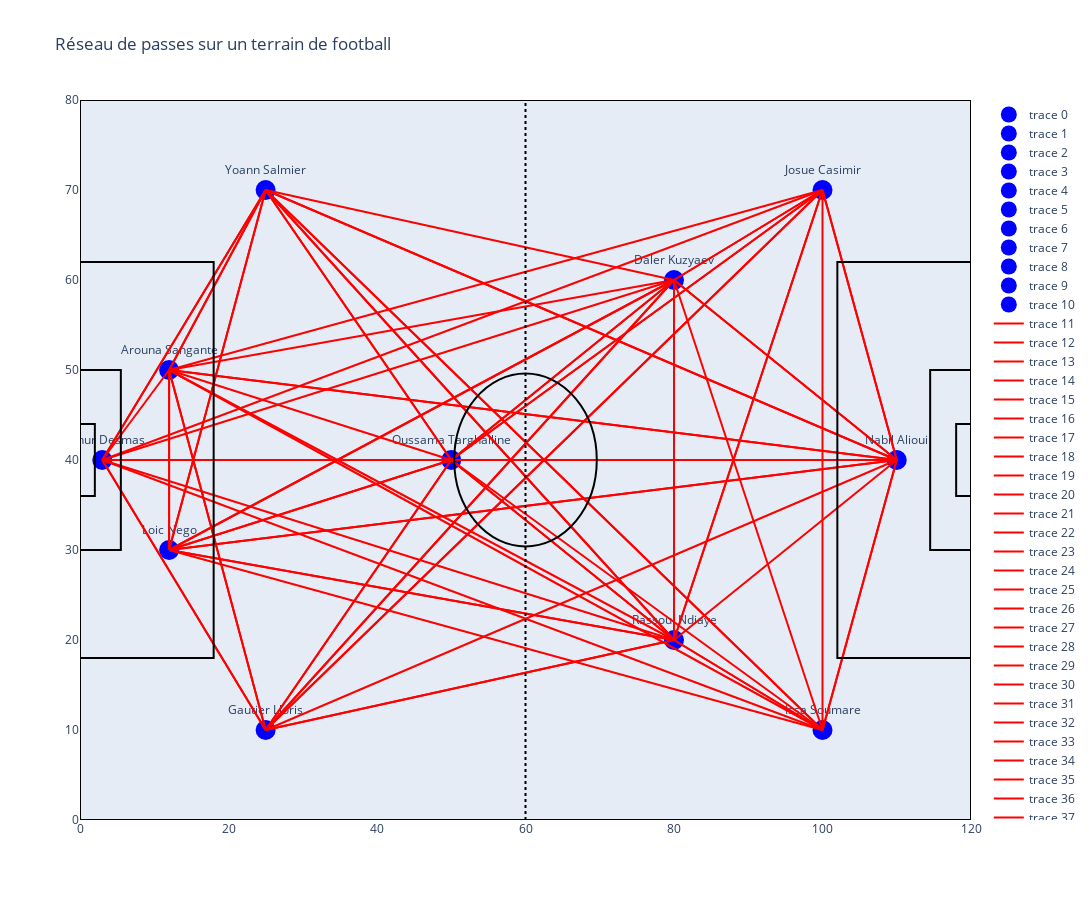

Notebook code cell kept with this figure:
### Code cell
visualize_pass_network(df_positions, df_passes)
